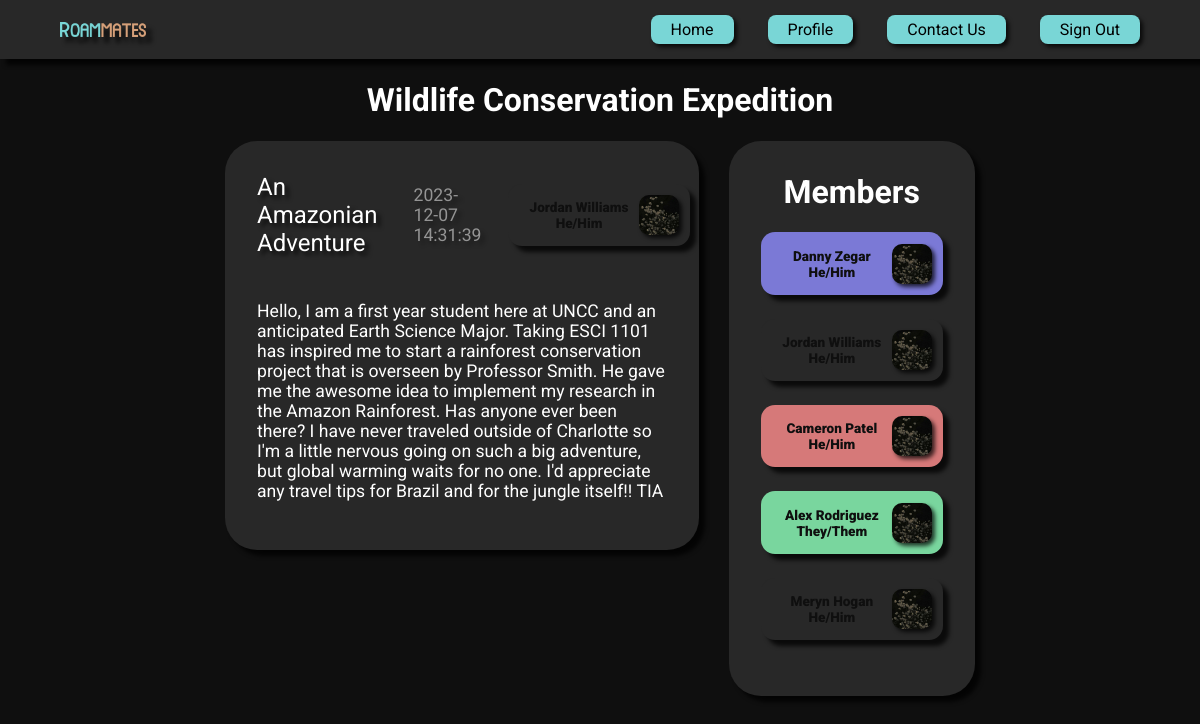
/server/4/group, run on the app's committed database.
### tables this page shows
CREATE TABLE Groups (
    id INTEGER PRIMARY KEY AUTOINCREMENT,
    title TEXT NOT NULL,
    location TEXT,
    description TEXT,
    avatar BLOB
);

CREATE TABLE Posts (
    id INTEGER PRIMARY KEY AUTOINCREMENT,
    group_id INTEGER NOT NULL,
    created_at TEXT NOT NULL,
    author INTEGER NOT NULL,
    title TEXT NOT NULL,
    content TEXT,
    FOREIGN KEY(group_id) REFERENCES Groups(id),
    FOREIGN KEY(author) REFERENCES Users(id)
);

CREATE TABLE "Users" (
	"id"	INTEGER,
	"created_at"	TEXT NOT NULL,
	"email"	TEXT NOT NULL,
	"name"	TEXT,
	"pronouns"	TEXT,
	"bio"	TEXT,
	"avatar"	BLOB,
	"color"	TEXT,
	PRIMARY KEY("id" AUTOINCREMENT)
);

### flaskr/server.py (the view, shortened to what this page needs)
@bp.route("/<int:group_id>/group", methods=['GET', 'POST'])
def group(group_id):
    db = get_db()
    db.row_factory = sqlite3.Row
    group_info = db.execute(
        """
        SELECT *
        FROM Groups
        WHERE id = ?
        """, (group_id,)
    ).fetchall()
    posts = db.execute(
        """
        SELECT
            Posts.id AS post_id,
            Posts.title,
            Posts.content,
            Posts.created_at,
            Users.name AS author_name,
            Users.color AS author_color,
            Users.pronouns AS author_pronouns
        FROM
            Posts
        JOIN Users ON Posts.author = Users.id
        WHERE
            Posts.group_id = ?
        """, (group_id,)
    ).fetchall()
    members = db.execute(
        """
        SELECT *
        FROM Users
        JOIN GroupMembers ON Users.id = GroupMembers.user_id
        WHERE GroupMembers.group_id = ?
        """, (group_id,)
    ).fetchall()
    comments = {}
    for post in posts:
        post_comments = db.execute(
            """
            SELECT
                Comments.id AS comment_id,
                Comments.content AS comment_content,
                Comments.created_at AS comment_created_at,
                Users.name AS user_name,
                Users.color AS user_color,
                Users.pronouns AS user_pronouns
            FROM
                Comments
            JOIN Users ON Comments.user_id = Users.id
            WHERE
                Comments.post_id = ?
            """, (post[0],)
        ).fetchall()
        comments[f'{post[0]}'] = post_comments
    posts_formatted = {}
    for post in posts:
        posts_formatted[f'{post[0]}'] = post
    return render_template("/server/group.html",
                           group_id=group_id, group_info=group_info, posts=posts, members=members, comments=comments)

### flaskr/__init__.py (called while the page is built)
def create_app(test_config=None):
    app = Flask(__name__)
    app.secret_key = env.get("APP_SECRET_KEY")
    app.database = os.path.join(app.instance_path, 'flaskr.sqlite')
    app.config['DATABASE'] = os.path.join(app.instance_path, 'flaskr.sqlite')
    try:
        os.makedirs(app.instance_path)
    except OSError:
        pass
    from . import db
    db.init_app(app)
    from . import server
    app.register_blueprint(server.bp)
    app.add_url_rule('/', endpoint='server.login_page')
    @app.context_processor
    def utility_functions():
        def print_in_console(message):
            print(str(message))
        return dict(mdebug=print_in_console)
    return app

### flaskr/db.py (called while the page is built)
def get_db():
    if 'db' not in g:
        g.db = sqlite3.connect(
            current_app.config['DATABASE'],
            detect_types=sqlite3.PARSE_DECLTYPES
        )
        g.db.row_factory = sqlite3.Row
    return g.db

### flaskr/templates/server/group.html (shortened to what this page needs)
{% extends 'base.html' %}
{% from 'components.html' import navbar, contact_card, post_card, member_list_card, expanded_post_card %}
{% block content %}
{{ navbar() }}
<header>
    <h1 id="title">{{ group_info[0][1] }}</h1>
</header>
<div class="columns-container">
    <div class="posts-list">
        {% for post in posts %}
            {{ post_card(post) }}
        {% endfor %}
    </div>
    <div class="member-list-container">
        {{ member_list_card(members) }}
    </div>
</div>
{% endblock %}

### flaskr/templates/components.html (shortened to what this page needs)
{% macro navbar() -%}
<nav>
    <img id="logo" src="{{ url_for('static', filename='/assets/Roammates Logo.png') }}" alt="">
    <ul>
        <li><a href="/server/groups_list"><button class="banner"><img src="" alt="">Home</button></a></li>
        <li><a href="/server/profile"><button class="banner"><img src="" alt="">Profile</button></a></li>
        <li><button id="contact-button" class="banner"><img src="" alt="">Contact Us</button></li>
        <li><a href="/server/logout"><button class="banner"><img src="" alt="">Sign Out</button></a></li>
    </ul>
</nav>
{%- endmacro %}
{% macro member_card(color, name, pronouns) -%}
<div id="member-container">
    <div class="card {{ color }} member">
        <div id="name-pronouns">
            <p>{{ name }}</p>
            <p>{{ pronouns }}</p>
        </div>
        <div id="avatar">
            <img src="{{ url_for('static', filename='/assets/Profile Avatar.jpg') }}" alt="">
        </div>
    </div>
</div>
{%- endmacro %}
{% macro member_list_card(members) -%}
<div>
    <div class="card member-list">
        <h1>Members</h1>
        {% for i in range(members | length) %}
            {{ member_card(members[i][7], members[i][3], members[i][4]) }}
        {% endfor %}
    </div>
</div>
{%- endmacro %}
{% macro post_card(post) -%}
<div>
    <div class="card post" id="post-{{ post[0] }}">
        <ul>
            <li class="primary">{{ post[1] }}</li>
            <li class="secondary">{{ post[3] }}</li>
            {{ member_card(post[5], post[4], post[6]) }}
        </ul>
        <p>{{ post[2] }}</p>
    </div>
</div>
{%- endmacro %}

### flaskr/static/layouts/styles.css (style rules this page uses)
:root { --black: #0F0F0F; --dark-grey: #282828; --light-grey: #545454; --blue: #79D6D6; --orange: #D6A079; --green: #79D69E; --purple: #7B79D6; --pink: #BE79D6; --red: #D67979; }
body { background-color: var(--black); margin-top: 60px; font-family: 'Roboto', sans-serif; color: white; overflow: auto; }
button { font-family: 'Roboto', sans-serif; font-size: 1em; border: 0; cursor: pointer; filter: brightness(1) drop-shadow(3px 3px 2px rgba(0, 0, 0, 0.75)); transition: all 0.2s; }
.banner { background-color: var(--blue); padding: 5px 20px; border-radius: 8px; color: black; }
nav { background-color: var(--dark-grey); padding: 15px 60px; filter: drop-shadow(6px 6px 2px rgba(0, 0, 0, 0.75)); position: fixed; left: 0; right: 0; top: 0; z-index: 1; display: flex; align-items: center; justify-content: space-between; }
nav #logo { float: left; max-width: 8%; align-content: center; filter: drop-shadow(6px 6px 2px rgba(0, 0, 0, 0.75)); }
nav ul { list-style: none; padding: 0; margin: 0; text-align: right; }
nav li { display: inline-block; margin-left: 30px; }
nav a { text-decoration: none; color: white; display: inline-block; }
.card { background-color: var(--dark-grey); color: white; padding: 2em; border-radius: 2em; filter: brightness(1) drop-shadow(6px 6px 2px rgba(0, 0, 0, 0.75)); overflow: auto; }
.green { background-color: var(--green); }
.purple { background-color: var(--purple); }
.red { background-color: var(--red); }
.post { margin-bottom: 2em; filter: brightness(1) drop-shadow(6px 6px 2px rgba(0, 0, 0, 0.75)); transition: all 0.2s; }
.post ul { list-style-type: none; display: flex; align-items: center; justify-content: space-between; margin: 0; padding: 0; }
.post li { margin-right: 1.5em; font-size: 1.5em; filter: brightness(100%) drop-shadow(4px 4px 2px rgba(0, 0, 0, 0.75)); }
.post p { margin-top: 0.4em; margin-bottom: 0; padding: 0; font-size: 1.1em; margin-top: 2.5em; margin-bottom: 1em; }
.post .secondary { opacity: 0.5; font-size: 1.1em; }
.member-list .member { margin-bottom: 1.5em; }
.member-list h1 { text-align: center; margin-top: 0; }
.member { width: 10em; display: flex; padding: 0.7em; height: 2.5em; border-radius: 14px; }
.member p { margin: 0; font-size: 0.85em; font-weight: 1000; color: var(--black); }
#name-pronouns { display: flex; flex-direction: column; align-items: center; justify-content: center; width: 100%; }
.member img { max-height: 40px; max-width: 40px; border-radius: 25%; filter: drop-shadow(3px 3px 2px rgba(0, 0, 0, 0.75)); }
.member #avatar { display: flex; align-items: center; }

### flaskr/templates/server/group.html (style rules this page uses)
body { display: flex; flex-direction: column; align-items: center; }
.columns-container { display: flex; justify-content: center; align-items: flex-start; width: 100%; }
.posts-list { display: block; width: 40%; margin-right: 30px; }
.member-list-container { display: flex; flex-direction: column; align-items: center; justify-content: center; }

### data on the page
Groups: title "Wildlife Conservation Expedition"
Posts: title "An Amazonian Adventure", created_at "2023-12-07 14:31:39", content "Hello, I am a first year student here at UNCC and an anticipated Earth Science Major. Taking ESCI 1101 has inspired me to start a rainforest conservation project that is overseen by Professor Smith. He gave me the awesome idea to implement my research in the Amazon Rainforest. Has anyone ever been there? I have never traveled outside of Charlotte so I'm a little nervous going on such a big adventure, but global warming waits for no one. I'd appreciate any travel tips for Brazil and for the jungle itself!! TIA"
Users: name "Jordan Williams", pronouns "He/Him", name "Jordan Williams", pronouns "He/Him"
Users: name "Danny Zegar", pronouns "He/Him"
Users: name "Cameron Patel", pronouns "He/Him"
Users: name "Alex Rodriguez", pronouns "They/Them"
Users: name "Meryn Hogan", pronouns "He/Him"
